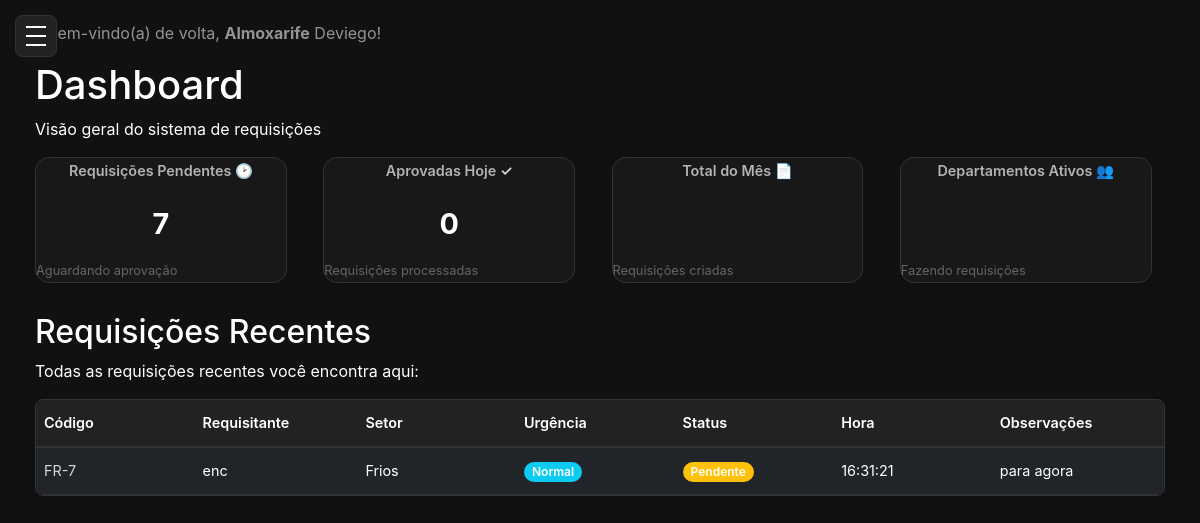
The page /dashboard/ (signed in) on the database its author committed.
### core/models.py (models this page shows, shortened)
class User(AbstractUser):
    id = models.UUIDField(primary_key=True, default = uuid.uuid4, editable=False)
    email = models.EmailField(unique=True)
    role = models.CharField(
        max_length=20,
        choices=Role.choices,
        default=Role.Almoxarife,
        verbose_name='Função',
    )
    sector = models.ForeignKey(Sector, on_delete=models.SET_NULL, blank=True, null=True)
    is_active = models.BooleanField(default=True, verbose_name="Ativo")
    USERNAME_FIELD = 'email'  # Ou 'email' se quiser autenticar por email
    REQUIRED_FIELDS = ['username']  # Garante que o email é obrigatório no admin
    class Meta:
        verbose_name = 'Usuário'
        verbose_name_plural = 'Usuários'

class Request(models.Model):
    id = models.UUIDField(primary_key=True, default = uuid.uuid4, editable=False)
    requester = models.ForeignKey(User,
        on_delete=models.PROTECT,
        related_name='requests_made',
        verbose_name="Requisitante",
    )
    atendido_por = models.ForeignKey(User,
        on_delete=models.SET_NULL,
        related_name='requests_attended',
        verbose_name="Atendido por",
        null=True, blank=True
    )
    sector = models.ForeignKey(Sector,
        on_delete=models.PROTECT,
        related_name='requests_from_sector',
        verbose_name="Setor",
    )
    request_code = models.CharField(max_length=20, unique=True, blank=True, null=True, verbose_name="Código da Requisição")
    urgency = models.CharField(
        max_length=10,
        choices=Urgency.choices,
        default=Urgency.NORMAL,
        verbose_name="Urgência",
    )
    observations = models.TextField(max_length=255, verbose_name="Observações")
    status = models.CharField(
        max_length=15,
        choices=RequestStatus.choices,
        default=RequestStatus.PENDING,
        verbose_name="Status",
    )
    created_at = models.DateTimeField(auto_now_add=True, verbose_name="Data da Requisição")
    updated_at = models.DateTimeField(auto_now=True, verbose_name="Ultima Atualização")
    class Meta:
        verbose_name = 'Requisição'
        verbose_name_plural = 'Requisições'
        ordering = ['-created_at']

class Sector(models.Model):
    id = models.UUIDField(primary_key=True, default = uuid.uuid4, editable=False)
    name = models.CharField(max_length=100, unique=True, verbose_name="Nome do Setor")
    created_at = models.DateTimeField(auto_now_add=True)
    updated_at = models.DateTimeField(auto_now=True)
    class Meta:
        verbose_name = 'Setor'
        verbose_name_plural = 'Setores'
        ordering = ['name'] #Ordernar por nome Padrão

### core/views.py (the view, shortened to what this page needs)
# urls.py: path('dashboard/', views.dashboard, name='dashboard'),
@login_required
def dashboard(request):
    now = timezone.now()
    papel = request.user.role
    today = timezone.localdate()
    if papel == Role.Encarregado:
        requisicoes_do_dia = Request.objects.filter(requester=request.user, created_at__date=today).order_by('-created_at')
    else:
        requisicoes_do_dia = Request.objects.filter(created_at__date=today).order_by('-created_at')
    context = {
        'now': now,
        'user': request.user,
        'papel': papel,
        'requisicoes_do_dia': requisicoes_do_dia,
        'data_today': today,
    }
    stats_qs = Request.objects.all()
    user_stats_qs = Request.objects.filter(requester=request.user)
    if papel == Role.Encarregado:
        pendentes = user_stats_qs.filter(status=RequestStatus.PENDING).count()
        aprovadas_hoje = user_stats_qs.filter(status=RequestStatus.APPROVED, updated_at__date=today).count()
        total_mes = user_stats_qs.filter(created_at__month=now.month, created_at__year=now.year).count()
        context.update({
            'pendentes': pendentes,
            'aprovadas_hoje': aprovadas_hoje,
            'total_mes': total_mes,
        })
    else: # Gestor e Almoxarife
        pendentes = stats_qs.filter(status=RequestStatus.PENDING).count()
        em_atendimento = stats_qs.filter(status=RequestStatus.EM_ATENDIMENTO).count()
        aprovadas_hoje = stats_qs.filter(status=RequestStatus.APPROVED, updated_at__date=today).count()
        context.update({
            'pendentes': pendentes,
            'em_atendimento': em_atendimento,
            'aprovadas_hoje': aprovadas_hoje,
        })
    alertas = []
    urgentes_pendentes = Request.objects.filter(status=RequestStatus.PENDING, urgency='URGENTE').count()
    context['alertas'] = alertas
    base_recentes_qs = Request.objects.all()
    if papel == Role.Encarregado:
        base_recentes_qs = Request.objects.filter(requester=request.user)
    recentes_qs = base_recentes_qs.filter(
        Q(status=RequestStatus.EM_ATENDIMENTO) | Q(status=RequestStatus.PENDING)
    ).order_by('-updated_at')[:5]
    recentes = []
    for req in recentes_qs:
        if req.status == RequestStatus.PENDING:
            status_cor = 'warning'
        elif req.status == RequestStatus.EM_ATENDIMENTO:
            status_cor = 'primary'
        elif req.status == RequestStatus.APPROVED:
            status_cor = 'success'
        else:
            status_cor = 'secondary'
        recentes.append({
            'status': dict(RequestStatus.choices).get(req.status, req.status),
            'status_cor': status_cor,
            'request_code': req.request_code,
            'first_item': req.items.first().item_requested if req.items.exists() else 'N/A',
            'solicitante': req.requester.get_full_name() or req.requester.username,
            'setor': req.sector.name if req.sector else '',
            'data': req.updated_at, # Usar updated_at para refletir atividade recente
            'id': req.id
        })
    context['recentes'] = recentes
    return render(request, 'core/dashboard.html', context)

### templates/core/dashboard.html (shortened to what this page needs)
{% extends "base.html" %}
{% load static %}
{% block content %}
    <h1>Dashboard</h1>
    <p>Visão geral do sistema de requisições</p>
    <div class="cards-container">
        <div class="card">
            <div class="card-title">Requisições Pendentes <span class="card-icon">&#128337;</span></div>
            <div class="card-value">{{ pendentes }}</div>
            <div class="card-desc">Aguardando aprovação</div>
        </div>
        <div class="card">
            <div class="card-title">Aprovadas Hoje <span class="card-icon">&#10003;</span></div>
            <div class="card-value">{{ aprovadas_hoje }}</div>
            <div class="card-desc">Requisições processadas</div>
        </div>
        <div class="card">
            <div class="card-title">Total do Mês <span class="card-icon">&#128196;</span></div>
            <div class="card-desc">Requisições criadas</div>
        </div>
        <div class="card">
            <div class="card-title">Departamentos Ativos <span class="card-icon">&#128101;</span></div>
            <div class="card-desc">Fazendo requisições</div>
        </div>
    </div>
    <div class="table-wrapper">
        <h2>Requisições Recentes</h2>
        <p>Todas as requisições recentes você encontra aqui:</p>
        <div class="table-responsive-wrapper">
            <table class="table table-dark table-borderless table-hover">
                <thead>
                    <tr>
                        <th>Código</th>
                        <th>Requisitante</th>
                        <th>Setor</th>
                        <th>Urgência</th>
                        <th>Status</th>
                        <th>Hora</th>
                        <th>Observações</th>
                    </tr>
                </thead>
                <tbody>
                    {% for req in requisicoes_do_dia %}
                        <tr>
                            <td><a href="{% url 'core:detalhe_requisicao' req.id %}">{{ req.request_code }}</a></td>
                            <td>{{ req.requester.get_full_name|default:req.requester.username }}</td>
                            <td>{{ req.sector.name }}</td>
                            <td>
                                {% if req.urgency == 'URGENTE' %}
                                    <span class="badge bg-danger">{{ req.get_urgency_display }}</span>
                                {% else %}
                                    <span class="badge bg-info">{{ req.get_urgency_display }}</span>
                                {% endif %}
                            </td>
                            <td>
                                {% if req.status == 'PENDING' %}
                                    <span class="badge bg-warning">{{ req.get_status_display }}</span>
                                {% elif req.status == 'APPROVED' %}
                                    <span class="badge bg-success">{{ req.get_status_display }}</span>
                                {% else %}
                                    <span class="badge bg-secondary">{{ req.get_status_display }}</span>
                                {% endif %}
                            </td>
                            <td>{{ req.created_at|date:"H:i:s" }}</td>
                            <td>{{ req.observations|truncatechars:50 }}</td>
                        </tr>
                    {% empty %}
                        <tr>
                            <td colspan="7" class="text-center">Nenhuma Requisição encontrada</td>
                        </tr>
                    {% endfor %}
                </tbody>
            </table>
        </div>
    </div>
{% endblock %}

### templates/base.html (shortened to what this page needs)
<!DOCTYPE html>
<html lang="pt-br">
<head>
    <link href="https://cdn.jsdelivr.net/npm/bootstrap@5.3.3/dist/css/bootstrap.min.css" rel="stylesheet">
    {% load static %}
    <link rel="stylesheet" href="{% static 'style.css' %}">
</head>
<body>
    <button class="mobile-menu-toggle" id="mobile-menu-toggle" aria-label="Abrir menu">
        <div class="hamburger">
            <span></span>
            <span></span>
            <span></span>
        </div>
    </button>
    <div class="layout-wrapper">
        <nav class="navbar navbar-dark" style="background-color: #111;">
            <div class="container-fluid">
                <span class="navbar-text">
                    Bem-vindo(a) de volta, <strong>{{ user.get_role_display }}</strong> {{ user.get_full_name|default:user.username }}!
                </span>
            </div>
        </nav>
        {% block content %}{% endblock %}
    </div>
</body>
</html>

### static/style.css (style rules this page uses)
* { margin: 0; padding: 0; box-sizing: border-box; }
html, body { height: 100%; font-family: 'Inter', Arial, sans-serif; background: #111; color: #fff; }
.mobile-menu-toggle { position: fixed; top: 15px; left: 15px; z-index: 20; background: #222; border: 1px solid #333; border-radius: 8px; padding: 10px; cursor: pointer; transition: background 0.2s; }
.mobile-menu-toggle .hamburger { width: 20px; height: 20px; position: relative; display: flex; flex-direction: column; justify-content: space-between; }
.mobile-menu-toggle .hamburger span { width: 100%; height: 2px; background: #fff; transition: all 0.3s ease; }
.badge { background: #fff; color: #0a57e3; font-size: 0.85rem; font-weight: 700; border-radius: 12px; padding: 4px 10px; margin-left: auto; margin-right: 8px; }
.layout-wrapper { flex: 1; background: #111; color: #fff; width: 95vw; min-height: 100vh; padding: 5px; overflow-x: auto; box-sizing: border-box; margin: 0; transition: margin-left 0.3s ease, width 0.3s ease; }
@media (min-width: 769px) { .layout-wrapper { margin-left: 260px; margin-right: auto; margin-left: auto; } }
.cards-container { display: grid; grid-template-columns: repeat(7, 1fr); gap: 1.9px; margin-bottom: 8px; }
.cards-container .card { min-width: 0 !important; max-width: 95%; flex: none !important; min-height: 19px; padding: 1.9px 0; font-size: 0.55rem; box-sizing: border-box; }
.card-title { font-size: 0.45rem; margin-bottom: 1px; }
.card-value { font-size: 0.7rem; margin-bottom: 1px; }
.card-desc { font-size: 0.38rem; }
@media (max-width: 1400px) { .cards-container { grid-template-columns: repeat(4, 1fr); } }
.card { background: #181818; border: 1px solid #333; border-radius: 14px; padding: 17px 13px; min-width: 114px; min-height: 57px; font-size: 0.98rem; color: #fff; box-shadow: 0 2px 8px 0 #0002; transition: transform 0.2s, box-shadow 0.2s; flex: 1; min-width: 190px; }
.card-title { font-size: 0.9rem; color: #b3b3b3; margin-bottom: 8px; font-weight: 600; text-align: center; }
.card-icon { width: 24px; height: 24px; color: #d7d7d7; }
.card-value { font-size: 1.8rem; font-weight: 700; color: #fff; margin-bottom: 4px; text-align: center; }
.card-desc { font-size: 0.8rem; color: #666; }
.card { background: #181818; border: 1px solid #333; border-radius: 14px; padding: 18px 14px; min-width: 120px; min-height: 60px; font-size: 0.98rem; color: #fff; box-shadow: 0 2px 8px 0 #0002; transition: transform 0.2s, box-shadow 0.2s; flex: 1; min-width: 200px; }
.card-title { font-size: 0.9rem; color: #b3b3b3; margin-bottom: 8px; font-weight: 600; }
.card-value { font-size: 1.8rem; font-weight: 700; color: #fff; margin-bottom: 4px; }
.card, .card.p-3 { background: #181818; border: 1px solid #333; border-radius: 14px; padding: 19px 17px; margin-bottom: 24px; box-shadow: 0 2px 8px 0 #0002; min-height: 304px; height: 100%; display: flex; flex-direction: column; justify-content: space-between; }
.cards-container { display: grid; grid-template-columns: repeat(auto-fit, minmax(209px, 1fr)); gap: 23px; margin-bottom: 30px; }
.table-wrapper { margin-top: 20px; overflow-x: auto; border-radius: 8px; box-shadow: 0 2px 8px rgba(0,0,0,0.1); }
.table-responsive-wrapper { overflow-x: auto; border-radius: 8px; background: #181818; border: 1px solid #333; }
.table { width: 100%; margin-bottom: 0; font-size: 0.9rem; }
.table thead th { background: #222; color: #fff; border-bottom: 2px solid #333; padding: 12px 8px; font-weight: 600; text-align: left; white-space: nowrap; min-width: 100px; }
.table tbody td { padding: 12px 8px; border-bottom: 1px solid #333; vertical-align: middle; word-wrap: break-word; max-width: 200px; }
.badge { font-size: 0.75rem; padding: 4px 8px; white-space: nowrap; }
@media (max-width: 1200px) { .table-responsive-wrapper, .table-tabela { overflow-x: auto; } }
@media (max-width: 1200px) { .table { min-width: 800px; } }
.table a { color: #d7d7d7; text-decoration: none; }
.table .badge { border-radius: 12px; font-weight: 600; }
.badge { color: #ffffff !important; }

### rows shown on the page
User: role "Almoxarife", get_full_name "Deviego"
Request: request_code "FR-7", requester.get_full_name "enc", sector.name "Frios", urgency "Normal", status "Pendente", created_at "16:31:21", observations "para agora"

### other values the page prints
{{ pendentes }} "7"
{{ aprovadas_hoje }} "0"
